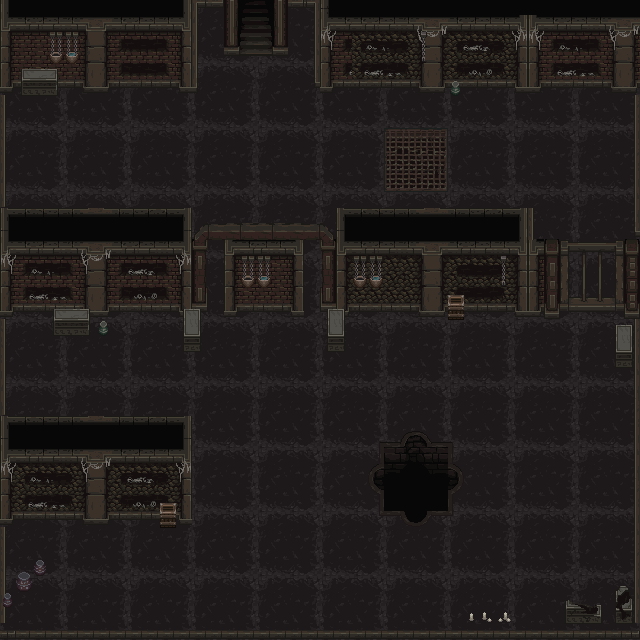

Tiled map render using the project's own tile images. Description and the map definition, with tile-layer contents summarised, below:
An orthogonal 40x40 tile map with 16x16 px tiles, 4 tile layers (Suelo, Bloque, Decoracion, Techo), 2 tilesets and 2 objects (Player, Enemigo).

<map version="1.10" tiledversion="1.10.2" orientation="orthogonal" renderorder="right-down" width="40" height="40" tilewidth="16" tileheight="16" infinite="0" nextlayerid="9" nextobjectid="4">
 <tileset firstgid="1" name="mainlevbuild" tilewidth="16" tileheight="16" tilecount="2560" columns="64">
  <image source="mainlevbuild.png" trans="000000" width="1024" height="640" />
 </tileset>
 <tileset firstgid="2561" name="decorative" tilewidth="16" tileheight="16" tilecount="256" columns="16">
  <image source="decorative.png" trans="000000" width="256" height="256" />
 </tileset>
 <layer id="3" name="Suelo" width="40" height="40">
  <data>[1600 cells, 1600 non-empty, 58 distinct tile ids]</data>
 </layer>
 <layer id="4" name="Bloque" width="40" height="40" offsetx="0" offsety="-1.69938">
  <data>[1600 cells, 622 non-empty, 366 distinct tile ids]</data>
 </layer>
 <layer id="6" name="Decoracion" width="40" height="40">
  <data>[1600 cells, 71 non-empty, 40 distinct tile ids]</data>
 </layer>
 <objectgroup id="8" name="Objetos">
  <object id="1" name="Player" x="253.561" y="67.3723">
   <point />
  </object>
  <object id="2" name="Enemigo" x="575.291" y="568.969">
   <point />
  </object>
 </objectgroup>
 <layer id="7" name="Techo" width="40" height="40">
  <data>[1600 cells, 99 non-empty, 47 distinct tile ids]</data>
 </layer>
</map>
